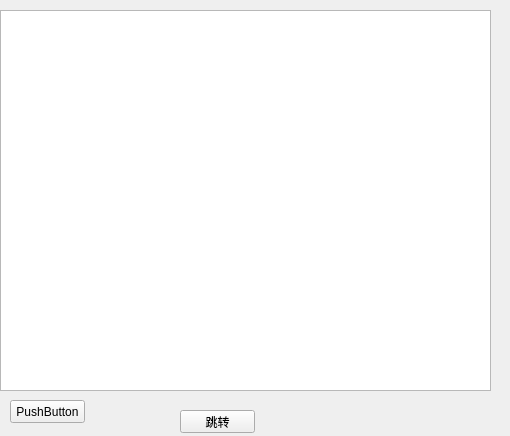
<?xml version="1.0" encoding="UTF-8"?>
<ui version="4.0">
 <class>Form</class>
 <widget class="QWidget" name="Form">
  <property name="geometry">
   <rect>
    <x>0</x>
    <y>0</y>
    <width>510</width>
    <height>436</height>
   </rect>
  </property>
  <property name="windowTitle">
   <string>Form</string>
  </property>
  <widget class="QTextBrowser" name="textBrowser">
   <property name="geometry">
    <rect>
     <x>0</x>
     <y>10</y>
     <width>491</width>
     <height>381</height>
    </rect>
   </property>
  </widget>
  <widget class="QPushButton" name="pushButton">
   <property name="geometry">
    <rect>
     <x>10</x>
     <y>400</y>
     <width>75</width>
     <height>23</height>
    </rect>
   </property>
   <property name="text">
    <string>PushButton</string>
   </property>
  </widget>
  <widget class="QPushButton" name="pushButton_2">
   <property name="geometry">
    <rect>
     <x>180</x>
     <y>410</y>
     <width>75</width>
     <height>23</height>
    </rect>
   </property>
   <property name="text">
    <string>跳转</string>
   </property>
  </widget>
 </widget>
 <resources/>
 <connections/>
</ui>
